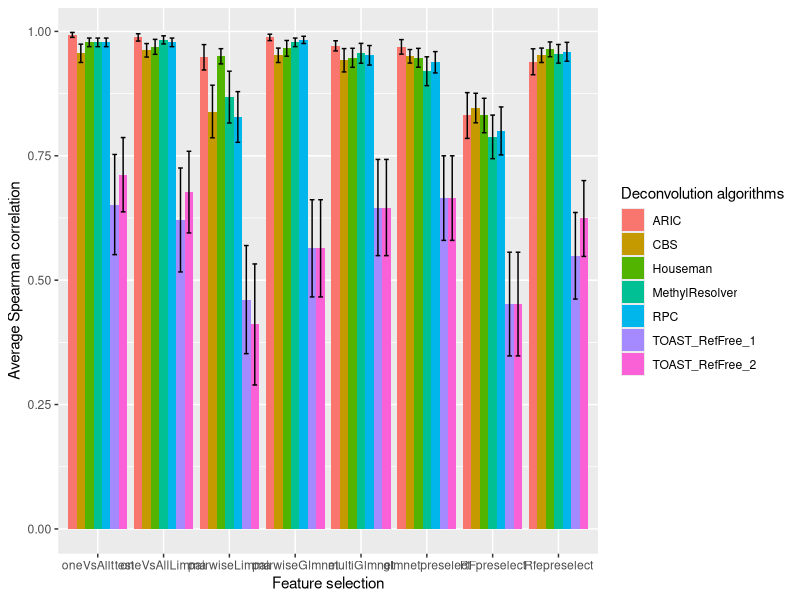
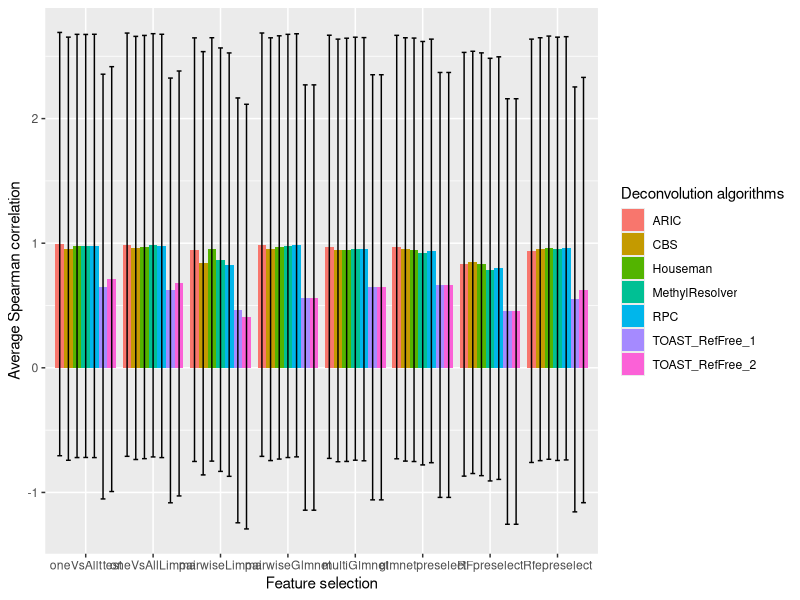

Recreate these plots in R, in order.
library(tidyr)
library(ggplot2)

setwd("./Downloads/")
pdf(file = "Figure1.pdf",  
    width = 16,
    height = 8) 


cor_Houseman <- c(0.978, 0.969, 0.950, 0.966, 0.947, 0.947, 0.831, 0.964)
cor_RPC <- c(0.978, 0.978, 0.828, 0.983, 0.952, 0.938, 0.800, 0.959)
cor_CBS <- c(0.956, 0.962, 0.839, 0.952, 0.942, 0.950, 0.846, 0.952)
cor_MethylResolver <- c(0.978, 0.983, 0.868, 0.978, 0.956, 0.920, 0.788, 0.955)
cor_ARIC <- c(0.993, 0.988, 0.948, 0.988, 0.971, 0.969, 0.831, 0.939)
cor_TOAST_1 <- c(0.652, 0.621, 0.461, 0.564, 0.646, 0.665, 0.452, 0.549)
cor_TOAST_2 <- c(0.712, 0.677, 0.411, 0.564, 0.646, 0.665, 0.452, 0.624)
  
  
df1 <- data.frame(FeatureSelection = c("oneVsAllttest","oneVsAllLimma","pairwiseLimma","pairwiseGlmnet","multiGlmnet",
                                       "glmnetpreselect", "RFpreselect", "Rfepreselect"),
                  Houseman = cor_Houseman, RPC = cor_RPC, CBS = cor_CBS, MethylResolver = cor_MethylResolver, ARIC = cor_ARIC, 
                  TOAST_RefFree_1 = cor_TOAST_1, TOAST_RefFree_2 = cor_TOAST_2)


sd_1 <- c(0.0299, 0.0521, 0.0530, 0.0548, 0.0662, 0.0658, 0.1200, 0.0516,
          0.0299, 0.0299, 0.1766, 0.0252, 0.0679, 0.0743, 0.1670, 0.0659,
          0.0639, 0.0471, 0.1831, 0.0501, 0.0812, 0.0470, 0.1028, 0.0501,
          0.0299, 0.0282, 0.1804, 0.0299, 0.0692, 0.1005, 0.1517, 0.0648,
          0.0172, 0.0255, 0.0885, 0.0222, 0.0354, 0.0506, 0.1592, 0.0902,
          0.3488, 0.3619, 0.3764, 0.3385, 0.3349, 0.2944, 0.3611, 0.3014,
          0.2586, 0.2844, 0.4214, 0.3385, 0.3349, 0.2944, 0.3611, 0.2639)

se = sd_1/sqrt(12)


print(ggplot(data = df1 %>% gather(Deconvolution, Spearman_Correlation, -FeatureSelection),
             aes(x = factor(FeatureSelection, level = c("oneVsAllttest","oneVsAllLimma","pairwiseLimma","pairwiseGlmnet","multiGlmnet",
                                                        "glmnetpreselect", "RFpreselect", "Rfepreselect")), y = Spearman_Correlation, fill = Deconvolution)) +
        geom_bar(stat = 'identity', position = 'dodge')+
        #geom_text(aes(label= round(Spearman_Correlation,2)), position = position_dodge(0.9))+
        geom_errorbar(aes(ymin=Spearman_Correlation-se, ymax=Spearman_Correlation+se), width=.5, position=position_dodge(.9)) +
        labs(x = "Feature selection")+
        labs(y = "Average Spearman correlation")+
        labs(fill = "Deconvolution algorithms"))
        
dev.off()











pdf(file = "Figure1_RMSE.pdf",  
    width = 16,
    height = 8) 




RMSE_Houseman <- c(23.217, 23.217, 23.219, 23.222, 23.224, 23.222, 23.211, 23.218)
RMSE_RPC <- c(23.226, 23.225, 23.223, 23.222, 23.224, 23.229, 23.215, 23.223)
RMSE_CBS <- c(23.223, 23.223, 23.221, 23.217, 23.218, 23.227, 23.210, 23.219)
RMSE_MethylResolver <- c(23.222, 23.224, 23.224, 23.222, 23.221, 23.228, 23.215, 23.223)
RMSE_ARIC <- c(23.225, 23.225, 23.229, 23.225, 23.223, 23.227, 23.234, 23.226)
RMSE_TOAST_1 <- c(23.225, 23.224, 23.231, 23.235, 23.225, 23.226, 23.240, 23.232)
RMSE_TOAST_2 <- c(23.222, 23.221, 23.226, 23.235, 23.225, 23.226, 23.240, 23.232)
  
  
df1 <- data.frame(FeatureSelection = c("oneVsAllttest","oneVsAllLimma","pairwiseLimma","pairwiseGlmnet","multiGlmnet",
                                       "glmnetpreselect", "RFpreselect", "Rfepreselect"),
                  Houseman = cor_Houseman, RPC = cor_RPC, CBS = cor_CBS, MethylResolver = cor_MethylResolver, ARIC = cor_ARIC, 
                  TOAST_RefFree_1 = cor_TOAST_1, TOAST_RefFree_2 = cor_TOAST_2)


sd_1 <- c(5.8825, 5.8825, 5.8842, 5.8833, 5.8825, 5.8857, 5.8760, 5.8817,
          5.8839, 5.8839, 5.8845, 5.8808, 5.8818, 5.8867, 5.8733, 5.8828,
          5.8807, 5.8807, 5.8829, 5.8760, 5.8736, 5.8836, 5.8686, 5.8779,
          5.8793, 5.8830, 5.8857, 5.8815, 5.8793, 5.8853, 5.8740, 5.8830,
          5.8829, 5.8830, 5.8871, 5.8841, 5.8814, 5.8852, 5.8896, 5.8832,
          5.9037, 5.9028, 5.9044, 5.9114, 5.9090, 5.9058, 5.9140, 5.9055,
          5.9052, 5.9058, 5.9016, 5.9114, 5.9090, 5.9058, 5.9140, 5.9107)

se = sd_1/sqrt(12)

print(ggplot(data = df1 %>% gather(Deconvolution, Spearman_Correlation, -FeatureSelection),
             aes(x = factor(FeatureSelection, level = c("oneVsAllttest","oneVsAllLimma","pairwiseLimma","pairwiseGlmnet","multiGlmnet",
                                                        "glmnetpreselect", "RFpreselect", "Rfepreselect")), y = Spearman_Correlation, fill = Deconvolution)) +
        geom_bar(stat = 'identity', position = 'dodge')+
        #geom_text(aes(label= round(Spearman_Correlation,2)), position = position_dodge(0.9))+
        geom_errorbar(aes(ymin=Spearman_Correlation-se, ymax=Spearman_Correlation+se), width=.5, position=position_dodge(.9)) +
        labs(x = "Feature selection")+
        labs(y = "Average Spearman correlation")+
        labs(fill = "Deconvolution algorithms"))
        
dev.off()
